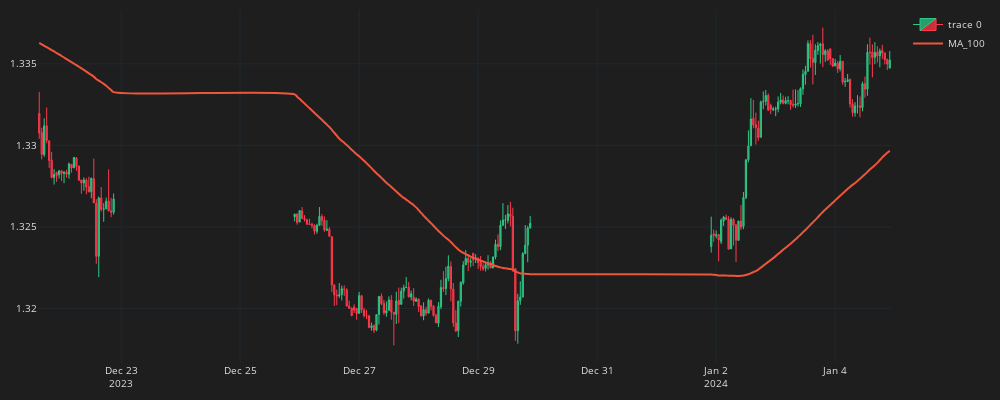

Notebook cell for this chart:
### Code cell
fig = go.Figure()
fig.add_trace(go.Candlestick(
    x=df_plot.time, open=df_plot.mid_o, high=df_plot.mid_h, low=df_plot.mid_l, close=df_plot.mid_c,
    line=dict(width=1), opacity=1,
    increasing_fillcolor='#24A06B',
    decreasing_fillcolor="#CC2E3C",
    increasing_line_color='#2EC886',  
    decreasing_line_color='#FF3A4C'
))
fig.add_trace(go.Scatter(x=df_plot.time, 
    y=df_plot.MA_100,
    line=dict(width=2),
    line_shape='spline',
    name='MA_100'
    ))
fig.update_layout(width=1000,height=400,
    margin=dict(l=10,r=10,b=10,t=10),
    font=dict(size=10,color="#e1e1e1"),
    paper_bgcolor="#1e1e1e",
    plot_bgcolor="#1e1e1e")
fig.update_xaxes(
    gridcolor="#1f292f",
    showgrid=True,fixedrange=True,rangeslider=dict(visible=False)
)
fig.update_yaxes(
    gridcolor="#1f292f",
    showgrid=True
)
fig.show()

### Figure 1 — Plotly figure (JSON) as saved in the notebook; plotly's stock layout.template omitted (floating-point values rounded to 4 significant figures; data arrays with more than 128 entries replaced by an {"elided": "..."} marker saying what was removed)
{"data": [{"close": {"elided": "200 float values"}, "decreasing": {"fillcolor": "#CC2E3C", "line": {"color": "#FF3A4C"}}, "high": {"elided": "200 float values"}, "increasing": {"fillcolor": "#24A06B", "line": {"color": "#2EC886"}}, "line": {"width": 1}, "low": {"elided": "200 float values"}, "opacity": 1, "open": {"elided": "200 float values"}, "type": "candlestick", "x": {"elided": "200 str values"}}, {"line": {"shape": "spline", "width": 2}, "name": "MA_100", "type": "scatter", "x": {"elided": "200 str values"}, "y": {"elided": "200 float values"}}], "layout": {"font": {"color": "#e1e1e1", "size": 10}, "height": 400, "margin": {"b": 10, "l": 10, "r": 10, "t": 10}, "paper_bgcolor": "#1e1e1e", "plot_bgcolor": "#1e1e1e", "width": 1000, "xaxis": {"fixedrange": true, "gridcolor": "#1f292f", "rangeslider": {"visible": false}, "showgrid": true}, "yaxis": {"gridcolor": "#1f292f", "showgrid": true}}}
